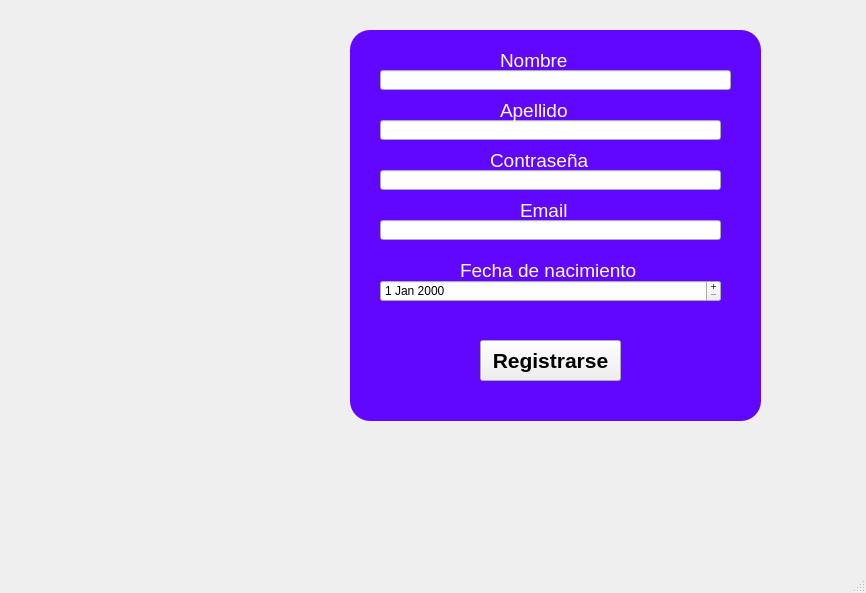
<?xml version="1.0" encoding="UTF-8"?>
<ui version="4.0">
 <class>Window_Registro</class>
 <widget class="QMainWindow" name="Window_Registro">
  <property name="geometry">
   <rect>
    <x>0</x>
    <y>0</y>
    <width>866</width>
    <height>593</height>
   </rect>
  </property>
  <property name="windowTitle">
   <string>MainWindow</string>
  </property>
  <widget class="QWidget" name="centralwidget">
   <widget class="QLabel" name="Laber_Imagen">
    <property name="geometry">
     <rect>
      <x>-10</x>
      <y>-10</y>
      <width>831</width>
      <height>501</height>
     </rect>
    </property>
    <property name="autoFillBackground">
     <bool>false</bool>
    </property>
    <property name="text">
     <string/>
    </property>
    <property name="pixmap">
     <pixmap>../../../../../Fondo.png</pixmap>
    </property>
    <property name="scaledContents">
     <bool>true</bool>
    </property>
   </widget>
   <widget class="QLabel" name="Label_Fonodo_Monocromatico">
    <property name="geometry">
     <rect>
      <x>350</x>
      <y>30</y>
      <width>411</width>
      <height>391</height>
     </rect>
    </property>
    <property name="styleSheet">
     <string notr="true">background-color: rgb(98, 7, 255);
border-radius : 20px</string>
    </property>
    <property name="text">
     <string/>
    </property>
   </widget>
   <widget class="QLabel" name="Label_Nombre">
    <property name="geometry">
     <rect>
      <x>500</x>
      <y>50</y>
      <width>71</width>
      <height>21</height>
     </rect>
    </property>
    <property name="font">
     <font>
      <pointsize>14</pointsize>
     </font>
    </property>
    <property name="styleSheet">
     <string notr="true">color: rgb(255, 255, 255);</string>
    </property>
    <property name="text">
     <string>Nombre</string>
    </property>
   </widget>
   <widget class="QLineEdit" name="Line_Apellido">
    <property name="geometry">
     <rect>
      <x>380</x>
      <y>120</y>
      <width>341</width>
      <height>20</height>
     </rect>
    </property>
   </widget>
   <widget class="QLabel" name="Label_Contrasena">
    <property name="geometry">
     <rect>
      <x>490</x>
      <y>150</y>
      <width>101</width>
      <height>21</height>
     </rect>
    </property>
    <property name="font">
     <font>
      <pointsize>14</pointsize>
     </font>
    </property>
    <property name="styleSheet">
     <string notr="true">color: rgb(255, 255, 255);</string>
    </property>
    <property name="text">
     <string>Contraseña</string>
    </property>
   </widget>
   <widget class="QLineEdit" name="Line_Contrasena">
    <property name="geometry">
     <rect>
      <x>380</x>
      <y>170</y>
      <width>341</width>
      <height>20</height>
     </rect>
    </property>
   </widget>
   <widget class="QLabel" name="Label_Email">
    <property name="geometry">
     <rect>
      <x>520</x>
      <y>200</y>
      <width>61</width>
      <height>21</height>
     </rect>
    </property>
    <property name="font">
     <font>
      <pointsize>14</pointsize>
     </font>
    </property>
    <property name="styleSheet">
     <string notr="true">color: rgb(255, 255, 255);</string>
    </property>
    <property name="text">
     <string>Email</string>
    </property>
   </widget>
   <widget class="QLineEdit" name="Line_Email">
    <property name="geometry">
     <rect>
      <x>380</x>
      <y>220</y>
      <width>341</width>
      <height>20</height>
     </rect>
    </property>
    <property name="styleSheet">
     <string notr="true"/>
    </property>
   </widget>
   <widget class="QLabel" name="Label_Fecha">
    <property name="geometry">
     <rect>
      <x>460</x>
      <y>260</y>
      <width>191</width>
      <height>21</height>
     </rect>
    </property>
    <property name="font">
     <font>
      <pointsize>14</pointsize>
     </font>
    </property>
    <property name="styleSheet">
     <string notr="true">color: rgb(255, 255, 255);</string>
    </property>
    <property name="text">
     <string>Fecha de nacimiento</string>
    </property>
   </widget>
   <widget class="QLineEdit" name="Line_Nombre">
    <property name="geometry">
     <rect>
      <x>380</x>
      <y>70</y>
      <width>351</width>
      <height>20</height>
     </rect>
    </property>
   </widget>
   <widget class="QLabel" name="Label_Apellido">
    <property name="geometry">
     <rect>
      <x>500</x>
      <y>100</y>
      <width>71</width>
      <height>21</height>
     </rect>
    </property>
    <property name="font">
     <font>
      <pointsize>14</pointsize>
     </font>
    </property>
    <property name="styleSheet">
     <string notr="true">color: rgb(255, 255, 255);</string>
    </property>
    <property name="text">
     <string>Apellido</string>
    </property>
   </widget>
   <widget class="QDateEdit" name="Fecha">
    <property name="geometry">
     <rect>
      <x>380</x>
      <y>280</y>
      <width>341</width>
      <height>22</height>
     </rect>
    </property>
    <property name="buttonSymbols">
     <enum>QAbstractSpinBox::PlusMinus</enum>
    </property>
   </widget>
   <widget class="QPushButton" name="Boton_Registro">
    <property name="geometry">
     <rect>
      <x>480</x>
      <y>340</y>
      <width>141</width>
      <height>41</height>
     </rect>
    </property>
    <property name="font">
     <font>
      <pointsize>16</pointsize>
      <weight>75</weight>
      <bold>true</bold>
     </font>
    </property>
    <property name="text">
     <string>Registrarse</string>
    </property>
   </widget>
  </widget>
  <widget class="QMenuBar" name="menubar">
   <property name="geometry">
    <rect>
     <x>0</x>
     <y>0</y>
     <width>866</width>
     <height>21</height>
    </rect>
   </property>
  </widget>
  <widget class="QStatusBar" name="statusbar"/>
 </widget>
 <resources/>
 <connections/>
</ui>
